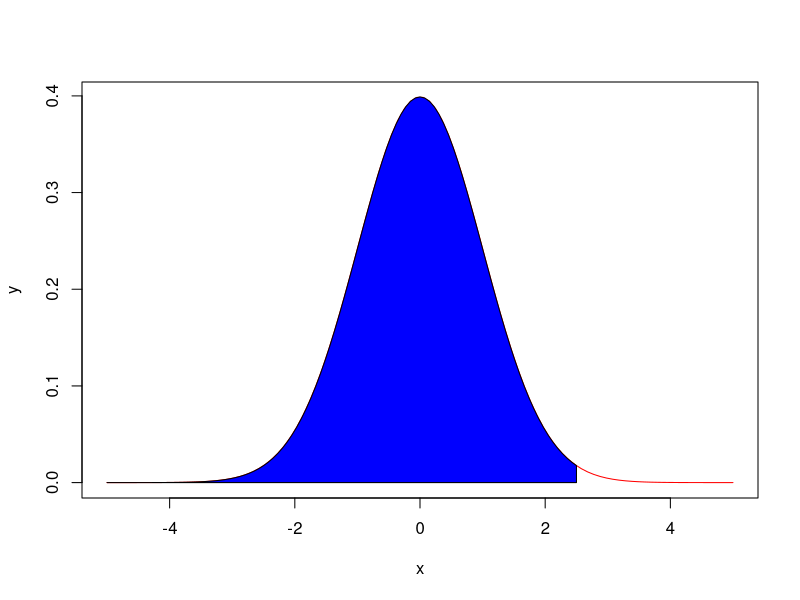

This figure's R source:
x=seq(-5,5,length=100)
y=dnorm(x,mean=0,sd=1)
plot(x,y,type="l",col="red")
x=seq(-5,2.5,length=100)
y=dnorm(x,mean=0,sd=1)
polygon(c(-5,x,2.5),c(0,y,0),col="blue")
pnorm(2.5,mean=0,sd=1)